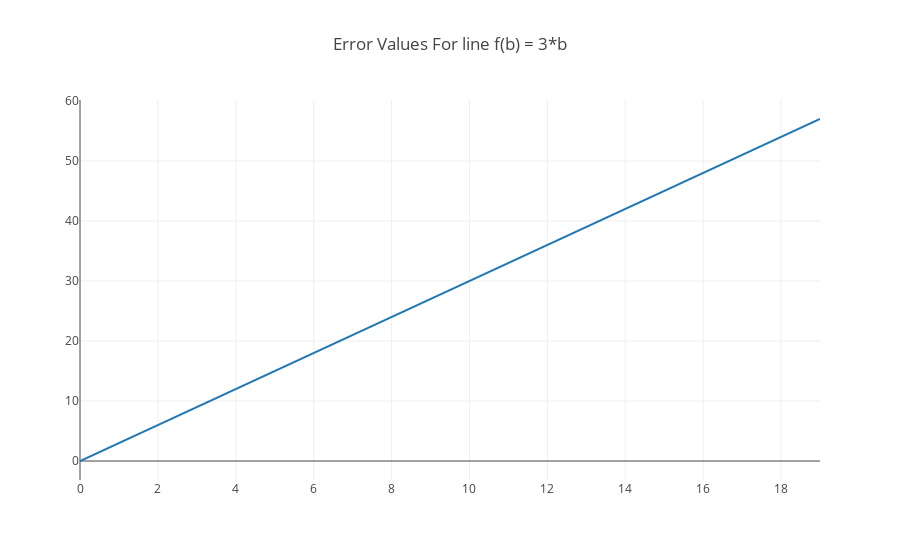

The code cell stored with this chart in its notebook:
### Markdown cell above
We won't prove the power rule here.  But hopefully you can see that it does seem to fit our view of $f(x) = x^2$ well.  It seems reasonable that the slope of the line tangent to a curve is $2*x$.  For example, let's assume that our error changes in the following as we change b, e = 3b.  Now a plot of e = 3b, looks like the following:

### Code cell
import plotly.plotly as py
import plotly.graph_objs as go
from plotly.offline import init_notebook_mode, iplot
from IPython.display import display, HTML

init_notebook_mode(connected=True)
layout = dict(title = 'Error Values For line f(b) = 3*b')
b_values = list(range(0, 20, 1))
error_values = list(map(lambda b_value: b_value*3,b_values))
trace0 = go.Scatter(
    x = b_values,
    y = error_values,
    name = 'markers'
)





data = [trace0]
fig = dict(data=data, layout=layout)
iplot(fig)

### Figure 1 — Plotly figure (JSON) as saved in the notebook; plotly's stock layout.template omitted (floating-point values rounded to 4 significant figures)
{"data": [{"name": "markers", "type": "scatter", "x": [0, 1, 2, 3, 4, 5, 6, 7, 8, 9, 10, 11, 12, 13, 14, 15, 16, 17, 18, 19], "y": [0, 3, 6, 9, 12, 15, 18, 21, 24, 27, 30, 33, 36, 39, 42, 45, 48, 51, 54, 57]}], "layout": {"title": "Error Values For line f(b) = 3*b"}}
